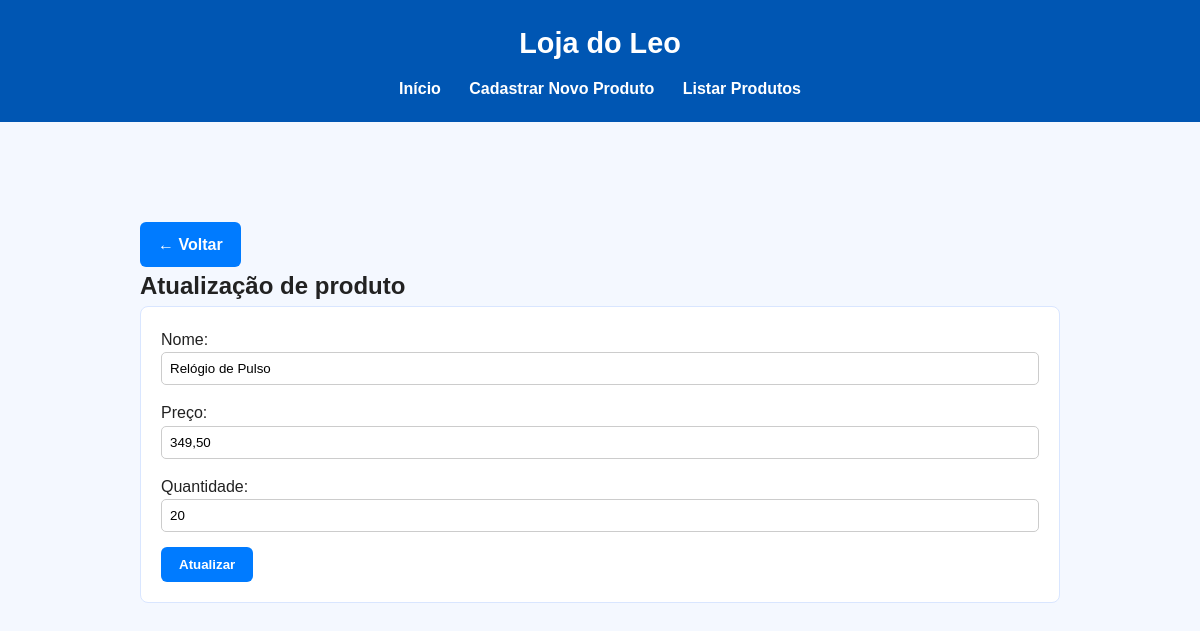
The app's page /form_atualizado.php?id=4 with its own data.
### tables this page shows
CREATE TABLE `produtos` (
  `id` int(11) NOT NULL,
  `nome` varchar(255) NOT NULL,
  `preco` decimal(10,2) NOT NULL,
  `quantidade` int(11) NOT NULL
);

### form_atualizado.php (the view, shortened to what this page needs)
<?php
include "cabecalho.php";
require 'conexao.php';
$id = filter_input(INPUT_GET, 'id', FILTER_VALIDATE_INT);
$sql = "SELECT * FROM produtos WHERE id = :id";
$stmt = $pdo->prepare($sql);
$stmt->execute([':id' => $id]);
$produto = $stmt->fetch();
?>
<div class="container">
    <a href="index.php" class="btn btn-link mb-3">← Voltar</a>
    <h2>Atualização de produto</h2>
    <form action="atualizar.php" method="POST">
        <div class="mb-3">
            Nome: <input required value="<?php echo htmlspecialchars($produto['nome']); ?>" type="text" name="produto" class="form-control">
        </div>
        <div class="mb-3">
            Preço: <input required value="<?php echo number_format($produto['preco'], 2, ',', '.'); ?>" type="text" name="preco" class="form-control" placeholder="Ex: 10,50 ou 10.50">
        </div>
        <div class="mb-3">
            Quantidade: <input required value="<?php echo htmlspecialchars($produto['quantidade']); ?>" type="number" name="estoque" class="form-control" min="0" step="1">
        </div>
        <button type="submit" class="btn btn-primary">Atualizar</button>
    </form>
</div>
</body>
</html>

### style.css (style rules this page uses)
* { margin: 0; padding: 0; box-sizing: border-box; }
body { font-family: Arial, sans-serif; background: #f4f8ff; color: #222; line-height: 1.6; }
.container { max-width: 1000px; margin: 30px auto; padding: 20px; }
button, .btn { display: inline-block; background: #007bff; color: #fff; border: none; padding: 10px 18px; border-radius: 6px; cursor: pointer; transition: 0.3s; text-decoration: none; font-weight: bold; }
form { background: #fff; padding: 20px; border-radius: 8px; border: 1px solid #d9e6ff; }
form input, form select { width: 100%; padding: 8px; margin-bottom: 15px; border: 1px solid #ccc; border-radius: 5px; }

### records on screen
produtos: produto "Relógio de Pulso", preco "349,50", estoque "20"
